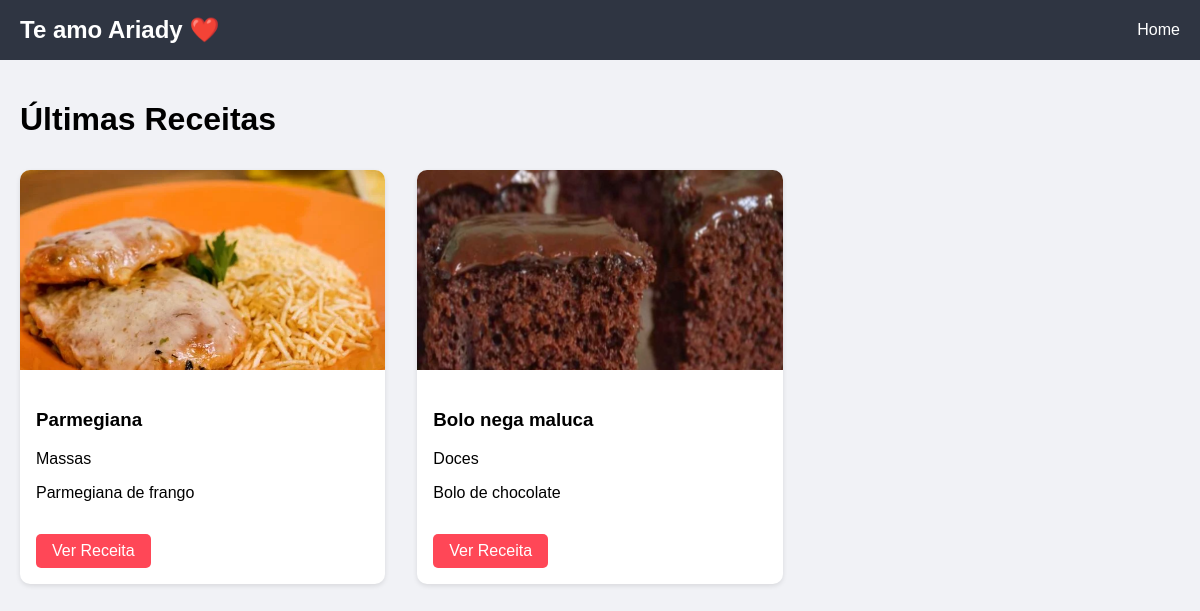
The page / on the database its author committed.
### receitas/models.py (models this page shows, shortened)
class Receita(models.Model):
    CATEGORIAS = [
        ('DOCES', 'Doces'),
        ('SALGADOS', 'Salgados'),
        ('MASSAS', 'Massas'),
    ]
    titulo = models.CharField(max_length=200)
    descricao = models.TextField()
    ingredientes = models.TextField()
    modo_preparo = models.TextField()
    tempo_preparo = models.PositiveIntegerField(help_text="Em minutos")
    rendimento = models.CharField(max_length=100)
    categoria = models.CharField(max_length=8, choices=CATEGORIAS)
    data_publicacao = models.DateTimeField(auto_now_add=True)
    autor = models.ForeignKey(User, on_delete=models.CASCADE)
    imagem = models.ImageField(upload_to='receitas/', blank=True, null=True)

### receitas/views.py (the view)
# urls.py: path('', views.lista_receitas, name='lista_receitas'),
def lista_receitas(request):
    receitas = Receita.objects.all().order_by('-data_publicacao')
    return render(request, 'home.html', {'receitas': receitas})

### receitas/templates/home.html
{% extends 'base.html' %} {% block content %}
<h1 class="titulo-pagina">Últimas Receitas</h1>
<div class="grid-receitas">
  {% for receita in receitas %}
  <div class="card-receita">
    {% if receita.imagem %}
    <img src="{{ receita.imagem.url }}" alt="{{ receita.titulo }}" />
    {% endif %}
    <div class="card-conteudo">
      <h3>{{ receita.titulo }}</h3>
      <p class="categoria">{{ receita.get_categoria_display }}</p>
      <p class="descricao">{{ receita.descricao|truncatechars:100 }}</p>
      <a href="{% url 'detalhe_receita' receita.id %}" class="botao"
        >Ver Receita</a
      >
    </div>
  </div>
  {% endfor %}
</div>
{% endblock %}

### receitas/templates/base.html (shortened to what this page needs)
<!DOCTYPE html>
<html lang="pt-br">
  <head>
    <link rel="stylesheet" href="/static/css/styles.css" />
  </head>
  <body>
    <nav>
      <div class="container">
        <a href="/" class="logo">Te amo Ariady ❤️</a>
        <div class="nav-links">
          <a href="/">Home</a>
        </div>
      </div>
    </nav>
    <main class="container">{% block content %} {% endblock %}</main>
  </body>
</html>

### static/css/styles.css (style rules this page uses)
:root { --cor-primaria: #ff4757; --cor-secundaria: #2f3542; --cor-fundo: #f1f2f6; }
body { font-family: "Arial", sans-serif; margin: 0; background-color: var(--cor-fundo); }
nav { background: var(--cor-secundaria); color: white; padding: 1rem 0; }
nav .container { display: flex; justify-content: space-between; align-items: center; max-width: 1200px; margin: 0 auto; padding: 0 20px; }
.logo { font-size: 1.5rem; font-weight: bold; text-decoration: none; color: white; }
.nav-links a { color: white; text-decoration: none; margin-left: 2rem; }
.container { max-width: 1200px; margin: 0 auto; padding: 20px; }
.grid-receitas { display: grid; grid-template-columns: repeat(auto-fill, minmax(300px, 1fr)); gap: 2rem; margin-top: 2rem; }
.card-receita { background: white; border-radius: 10px; overflow: hidden; box-shadow: 0 2px 5px rgba(0, 0, 0, 0.1); transition: transform 0.3s; }
.card-receita img { width: 100%; height: 200px; object-fit: cover; }
.card-conteudo { padding: 1rem; }
.botao { display: inline-block; padding: 0.5rem 1rem; background: var(--cor-primaria); color: white; text-decoration: none; border-radius: 5px; margin-top: 1rem; }

### rows shown on the page
Receita: imagem (picture), titulo "Parmegiana", categoria "Massas", descricao "Parmegiana de frango"
Receita: imagem (picture), titulo "Bolo nega maluca", categoria "Doces", descricao "Bolo de chocolate"
